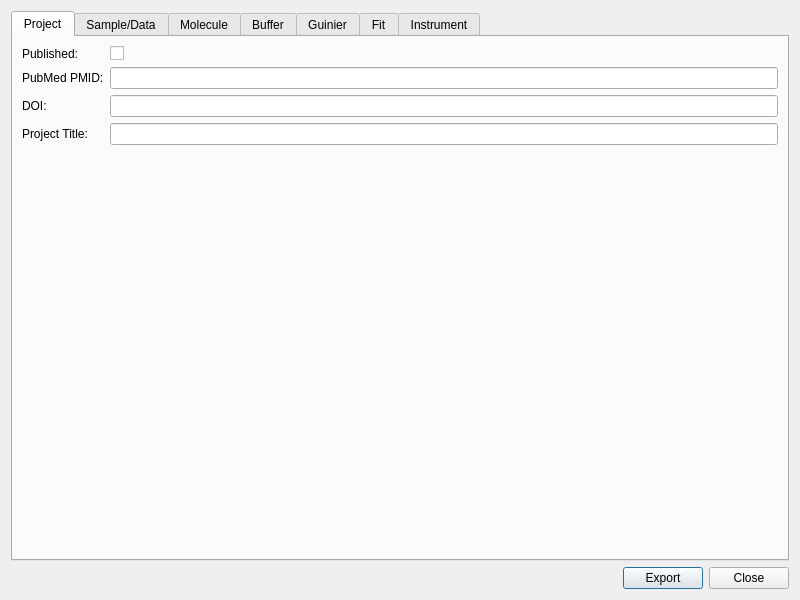
<?xml version="1.0" encoding="UTF-8"?>
<ui version="4.0">
 <class>SASBDBDialogUI</class>
 <widget class="QDialog" name="SASBDBDialogUI">
  <property name="geometry">
   <rect>
    <x>0</x>
    <y>0</y>
    <width>800</width>
    <height>600</height>
   </rect>
  </property>
  <property name="windowTitle">
   <string>Export to SASBDB</string>
  </property>
  <layout class="QVBoxLayout" name="verticalLayout">
   <item>
    <widget class="QTabWidget" name="tabWidget">
     <property name="currentIndex">
      <number>0</number>
     </property>
     <widget class="QWidget" name="tabProject">
      <attribute name="title">
       <string>Project</string>
      </attribute>
      <layout class="QFormLayout" name="formLayoutProject">
       <item row="0" column="0">
        <widget class="QLabel" name="lblPublished">
         <property name="text">
          <string>Published:</string>
         </property>
        </widget>
       </item>
       <item row="0" column="1">
        <widget class="QCheckBox" name="chkPublished">
         <property name="text">
          <string/>
         </property>
        </widget>
       </item>
       <item row="1" column="0">
        <widget class="QLabel" name="lblPubmedPMID">
         <property name="text">
          <string>PubMed PMID:</string>
         </property>
        </widget>
       </item>
       <item row="1" column="1">
        <widget class="QLineEdit" name="txtPubmedPMID"/>
       </item>
       <item row="2" column="0">
        <widget class="QLabel" name="lblDOI">
         <property name="text">
          <string>DOI:</string>
         </property>
        </widget>
       </item>
       <item row="2" column="1">
        <widget class="QLineEdit" name="txtDOI"/>
       </item>
       <item row="3" column="0">
        <widget class="QLabel" name="lblProjectTitle">
         <property name="text">
          <string>Project Title:</string>
         </property>
        </widget>
       </item>
       <item row="3" column="1">
        <widget class="QLineEdit" name="txtProjectTitle"/>
       </item>
      </layout>
     </widget>
     <widget class="QWidget" name="tabSample">
      <attribute name="title">
       <string>Sample/Data</string>
      </attribute>
      <layout class="QFormLayout" name="formLayoutSample">
       <item row="0" column="0">
        <widget class="QLabel" name="lblSampleTitle">
         <property name="text">
          <string>Sample Title:</string>
         </property>
        </widget>
       </item>
       <item row="0" column="1">
        <widget class="QLineEdit" name="txtSampleTitle"/>
       </item>
       <item row="1" column="0">
        <widget class="QLabel" name="lblCurveType">
         <property name="text">
          <string>Curve Type:</string>
         </property>
        </widget>
       </item>
       <item row="1" column="1">
        <widget class="QComboBox" name="cmbCurveType">
         <item>
          <property name="text">
           <string>Single concentration</string>
          </property>
         </item>
        </widget>
       </item>
       <item row="2" column="0">
        <widget class="QLabel" name="lblAngularUnits">
         <property name="text">
          <string>Angular Units:</string>
         </property>
        </widget>
       </item>
       <item row="2" column="1">
        <widget class="QComboBox" name="cmbAngularUnits">
         <item>
          <property name="text">
           <string>1/nm</string>
          </property>
         </item>
         <item>
          <property name="text">
           <string>1/A</string>
          </property>
         </item>
         <item>
          <property name="text">
           <string>arbitrary</string>
          </property>
         </item>
        </widget>
       </item>
       <item row="3" column="0">
        <widget class="QLabel" name="lblIntensityUnits">
         <property name="text">
          <string>Intensity Units:</string>
         </property>
        </widget>
       </item>
       <item row="3" column="1">
        <widget class="QComboBox" name="cmbIntensityUnits">
         <item>
          <property name="text">
           <string>1/cm</string>
          </property>
         </item>
         <item>
          <property name="text">
           <string>arbitrary</string>
          </property>
         </item>
        </widget>
       </item>
       <item row="4" column="0">
        <widget class="QLabel" name="lblExpMW">
         <property name="text">
          <string>Experimental MW:</string>
         </property>
        </widget>
       </item>
       <item row="4" column="1">
        <widget class="QLineEdit" name="txtExpMW"/>
       </item>
       <item row="5" column="0">
        <widget class="QLabel" name="lblExperimentDate">
         <property name="text">
          <string>Experiment Date:</string>
         </property>
        </widget>
       </item>
       <item row="5" column="1">
        <widget class="QLineEdit" name="txtExperimentDate"/>
       </item>
       <item row="6" column="0">
        <widget class="QLabel" name="lblBeamline">
         <property name="text">
          <string>Beamline/Instrument:</string>
         </property>
        </widget>
       </item>
       <item row="6" column="1">
        <widget class="QLineEdit" name="txtBeamline"/>
       </item>
       <item row="7" column="0">
        <widget class="QLabel" name="lblWavelength">
         <property name="text">
          <string>Wavelength (nm):</string>
         </property>
        </widget>
       </item>
       <item row="7" column="1">
        <widget class="QLineEdit" name="txtWavelength"/>
       </item>
       <item row="8" column="0">
        <widget class="QLabel" name="lblDistance">
         <property name="text">
          <string>Sample-Detector Distance (m):</string>
         </property>
        </widget>
       </item>
       <item row="8" column="1">
        <widget class="QLineEdit" name="txtDistance"/>
       </item>
       <item row="9" column="0">
        <widget class="QLabel" name="lblTemperature">
         <property name="text">
          <string>Cell Temperature (°C):</string>
         </property>
        </widget>
       </item>
       <item row="9" column="1">
        <widget class="QLineEdit" name="txtTemperature"/>
       </item>
       <item row="10" column="0">
        <widget class="QLabel" name="lblConcentration">
         <property name="text">
          <string>Concentration (mg/ml):</string>
         </property>
        </widget>
       </item>
       <item row="10" column="1">
        <widget class="QLineEdit" name="txtConcentration"/>
       </item>
      </layout>
     </widget>
     <widget class="QWidget" name="tabMolecule">
      <attribute name="title">
       <string>Molecule</string>
      </attribute>
      <layout class="QFormLayout" name="formLayoutMolecule">
       <item row="0" column="0">
        <widget class="QLabel" name="lblMoleculeType">
         <property name="text">
          <string>Type:</string>
         </property>
        </widget>
       </item>
       <item row="0" column="1">
        <widget class="QComboBox" name="cmbMoleculeType">
         <item>
          <property name="text">
           <string>Protein</string>
          </property>
         </item>
         <item>
          <property name="text">
           <string>DNA</string>
          </property>
         </item>
         <item>
          <property name="text">
           <string>RNA</string>
          </property>
         </item>
         <item>
          <property name="text">
           <string>Lipid</string>
          </property>
         </item>
         <item>
          <property name="text">
           <string>Other bound molecules</string>
          </property>
         </item>
        </widget>
       </item>
       <item row="1" column="0">
        <widget class="QLabel" name="lblLongName">
         <property name="text">
          <string>Long Name:</string>
         </property>
        </widget>
       </item>
       <item row="1" column="1">
        <widget class="QLineEdit" name="txtLongName"/>
       </item>
       <item row="2" column="0">
        <widget class="QLabel" name="lblShortName">
         <property name="text">
          <string>Short Name:</string>
         </property>
        </widget>
       </item>
       <item row="2" column="1">
        <widget class="QLineEdit" name="txtShortName"/>
       </item>
       <item row="3" column="0">
        <widget class="QLabel" name="lblFastaSequence">
         <property name="text">
          <string>FASTA Sequence:</string>
         </property>
        </widget>
       </item>
       <item row="3" column="1">
        <widget class="QTextEdit" name="txtFastaSequence"/>
       </item>
       <item row="4" column="0">
        <widget class="QLabel" name="lblMonomerMW">
         <property name="text">
          <string>Monomer MW (kDa):</string>
         </property>
        </widget>
       </item>
       <item row="4" column="1">
        <widget class="QLineEdit" name="txtMonomerMW"/>
       </item>
       <item row="5" column="0">
        <widget class="QLabel" name="lblOligomericState">
         <property name="text">
          <string>Oligomeric State:</string>
         </property>
        </widget>
       </item>
       <item row="5" column="1">
        <widget class="QComboBox" name="cmbOligomericState">
         <item>
          <property name="text">
           <string>monomer</string>
          </property>
         </item>
         <item>
          <property name="text">
           <string>dimer</string>
          </property>
         </item>
         <item>
          <property name="text">
           <string>trimer</string>
          </property>
         </item>
         <item>
          <property name="text">
           <string>tetramer</string>
          </property>
         </item>
         <item>
          <property name="text">
           <string>other</string>
          </property>
         </item>
        </widget>
       </item>
       <item row="6" column="0">
        <widget class="QLabel" name="lblNumberOfMolecules">
         <property name="text">
          <string>Number of Molecules:</string>
         </property>
        </widget>
       </item>
       <item row="6" column="1">
        <widget class="QSpinBox" name="spnNumberOfMolecules">
         <property name="minimum">
          <number>1</number>
         </property>
         <property name="maximum">
          <number>9999</number>
         </property>
         <property name="value">
          <number>1</number>
         </property>
        </widget>
       </item>
       <item row="7" column="0">
        <widget class="QLabel" name="lblUniProt">
         <property name="text">
          <string>UniProt Accession:</string>
         </property>
        </widget>
       </item>
       <item row="7" column="1">
        <widget class="QLineEdit" name="txtUniProt"/>
       </item>
       <item row="8" column="0">
        <widget class="QLabel" name="lblSourceOrganism">
         <property name="text">
          <string>Source Organism:</string>
         </property>
        </widget>
       </item>
       <item row="8" column="1">
        <widget class="QLineEdit" name="txtSourceOrganism"/>
       </item>
      </layout>
     </widget>
     <widget class="QWidget" name="tabBuffer">
      <attribute name="title">
       <string>Buffer</string>
      </attribute>
      <layout class="QFormLayout" name="formLayoutBuffer">
       <item row="0" column="0">
        <widget class="QLabel" name="lblBufferDescription">
         <property name="text">
          <string>Description:</string>
         </property>
        </widget>
       </item>
       <item row="0" column="1">
        <widget class="QTextEdit" name="txtBufferDescription"/>
       </item>
       <item row="1" column="0">
        <widget class="QLabel" name="lblBufferPH">
         <property name="text">
          <string>pH:</string>
         </property>
        </widget>
       </item>
       <item row="1" column="1">
        <widget class="QLineEdit" name="txtBufferPH"/>
       </item>
       <item row="2" column="0">
        <widget class="QLabel" name="lblBufferComment">
         <property name="text">
          <string>Comment:</string>
         </property>
        </widget>
       </item>
       <item row="2" column="1">
        <widget class="QTextEdit" name="txtBufferComment"/>
       </item>
      </layout>
     </widget>
     <widget class="QWidget" name="tabGuinier">
      <attribute name="title">
       <string>Guinier</string>
      </attribute>
      <layout class="QFormLayout" name="formLayoutGuinier">
       <item row="0" column="0">
        <widget class="QLabel" name="lblGuinierRg">
         <property name="text">
          <string>Rg (nm):</string>
         </property>
        </widget>
       </item>
       <item row="0" column="1">
        <widget class="QLineEdit" name="txtGuinierRg"/>
       </item>
       <item row="1" column="0">
        <widget class="QLabel" name="lblGuinierRgError">
         <property name="text">
          <string>Rg Error:</string>
         </property>
        </widget>
       </item>
       <item row="1" column="1">
        <widget class="QLineEdit" name="txtGuinierRgError"/>
       </item>
       <item row="2" column="0">
        <widget class="QLabel" name="lblGuinierI0">
         <property name="text">
          <string>I(0):</string>
         </property>
        </widget>
       </item>
       <item row="2" column="1">
        <widget class="QLineEdit" name="txtGuinierI0"/>
       </item>
       <item row="3" column="0">
        <widget class="QLabel" name="lblGuinierRangeStart">
         <property name="text">
          <string>Range Start:</string>
         </property>
        </widget>
       </item>
       <item row="3" column="1">
        <widget class="QLineEdit" name="txtGuinierRangeStart"/>
       </item>
       <item row="4" column="0">
        <widget class="QLabel" name="lblGuinierRangeEnd">
         <property name="text">
          <string>Range End:</string>
         </property>
        </widget>
       </item>
       <item row="4" column="1">
        <widget class="QLineEdit" name="txtGuinierRangeEnd"/>
       </item>
      </layout>
     </widget>
     <widget class="QWidget" name="tabFit">
      <attribute name="title">
       <string>Fit</string>
      </attribute>
      <layout class="QFormLayout" name="formLayoutFit">
       <item row="0" column="0">
        <widget class="QLabel" name="lblFitSoftware">
         <property name="text">
          <string>Software:</string>
         </property>
        </widget>
       </item>
       <item row="0" column="1">
        <widget class="QLineEdit" name="txtFitSoftware"/>
       </item>
       <item row="1" column="0">
        <widget class="QLabel" name="lblFitVersion">
         <property name="text">
          <string>Software Version:</string>
         </property>
        </widget>
       </item>
       <item row="1" column="1">
        <widget class="QLineEdit" name="txtFitVersion"/>
       </item>
       <item row="2" column="0">
        <widget class="QLabel" name="lblChiSquared">
         <property name="text">
          <string>Chi-squared:</string>
         </property>
        </widget>
       </item>
       <item row="2" column="1">
        <widget class="QLineEdit" name="txtChiSquared"/>
       </item>
       <item row="3" column="0">
        <widget class="QLabel" name="lblCorMapPValue">
         <property name="text">
          <string>CorMap p-value:</string>
         </property>
        </widget>
       </item>
       <item row="3" column="1">
        <widget class="QLineEdit" name="txtCorMapPValue"/>
       </item>
       <item row="4" column="0">
        <widget class="QLabel" name="lblModelSection">
         <property name="text">
          <string>Model:</string>
         </property>
         <property name="styleSheet">
          <string>font-weight: bold;</string>
         </property>
        </widget>
       </item>
       <item row="4" column="1">
        <widget class="QLabel" name="lblModelPlaceholder">
         <property name="text">
          <string/>
         </property>
        </widget>
       </item>
       <item row="5" column="0">
        <widget class="QLabel" name="lblModelName">
         <property name="text">
          <string>Model Name:</string>
         </property>
        </widget>
       </item>
       <item row="5" column="1">
        <widget class="QLineEdit" name="txtModelName"/>
       </item>
       <item row="6" column="0">
        <widget class="QLabel" name="lblModelParameters">
         <property name="text">
          <string>Parameters:</string>
         </property>
        </widget>
       </item>
       <item row="6" column="1">
        <widget class="QTextEdit" name="txtModelParameters"/>
       </item>
       <item row="7" column="0">
        <widget class="QLabel" name="lblModelComment">
         <property name="text">
          <string>Comment:</string>
         </property>
        </widget>
       </item>
       <item row="7" column="1">
        <widget class="QTextEdit" name="txtModelComment"/>
       </item>
      </layout>
     </widget>
     <widget class="QWidget" name="tabInstrument">
      <attribute name="title">
       <string>Instrument</string>
      </attribute>
      <layout class="QFormLayout" name="formLayoutInstrument">
       <item row="0" column="0">
        <widget class="QLabel" name="lblSourceType">
         <property name="text">
          <string>Source Type:</string>
         </property>
        </widget>
       </item>
       <item row="0" column="1">
        <widget class="QComboBox" name="cmbSourceType">
         <item>
          <property name="text">
           <string>X-ray synchrotron</string>
          </property>
         </item>
         <item>
          <property name="text">
           <string>X-ray in house</string>
          </property>
         </item>
         <item>
          <property name="text">
           <string>Neutron source</string>
          </property>
         </item>
         <item>
          <property name="text">
           <string>Other</string>
          </property>
         </item>
        </widget>
       </item>
       <item row="1" column="0">
        <widget class="QLabel" name="lblBeamlineName">
         <property name="text">
          <string>Beamline/Instrument:</string>
         </property>
        </widget>
       </item>
       <item row="1" column="1">
        <widget class="QLineEdit" name="txtBeamlineName"/>
       </item>
       <item row="2" column="0">
        <widget class="QLabel" name="lblSynchrotronName">
         <property name="text">
          <string>Synchrotron/Facility:</string>
         </property>
        </widget>
       </item>
       <item row="2" column="1">
        <widget class="QLineEdit" name="txtSynchrotronName"/>
       </item>
       <item row="3" column="0">
        <widget class="QLabel" name="lblDetectorManufacturer">
         <property name="text">
          <string>Detector Manufacturer/Model:</string>
         </property>
        </widget>
       </item>
       <item row="3" column="1">
        <widget class="QLineEdit" name="txtDetectorManufacturer"/>
       </item>
       <item row="4" column="0">
        <widget class="QLabel" name="lblDetectorType">
         <property name="text">
          <string>Detector Type:</string>
         </property>
        </widget>
       </item>
       <item row="4" column="1">
        <widget class="QLineEdit" name="txtDetectorType"/>
       </item>
       <item row="5" column="0">
        <widget class="QLabel" name="lblDetectorResolution">
         <property name="text">
          <string>Detector Resolution (pixel size):</string>
         </property>
        </widget>
       </item>
       <item row="5" column="1">
        <widget class="QLineEdit" name="txtDetectorResolution"/>
       </item>
       <item row="6" column="0">
        <widget class="QLabel" name="lblCity">
         <property name="text">
          <string>City:</string>
         </property>
        </widget>
       </item>
       <item row="6" column="1">
        <widget class="QLineEdit" name="txtCity"/>
       </item>
       <item row="7" column="0">
        <widget class="QLabel" name="lblCountry">
         <property name="text">
          <string>Country:</string>
         </property>
        </widget>
       </item>
       <item row="7" column="1">
        <widget class="QLineEdit" name="txtCountry"/>
       </item>
      </layout>
     </widget>
    </widget>
   </item>
   <item>
    <layout class="QHBoxLayout" name="horizontalLayout">
     <item>
      <spacer name="horizontalSpacer">
       <property name="orientation">
        <enum>Qt::Horizontal</enum>
       </property>
       <property name="sizeHint" stdset="0">
        <size>
         <width>40</width>
         <height>20</height>
        </size>
       </property>
      </spacer>
     </item>
     <item>
      <widget class="QPushButton" name="cmdExport">
       <property name="text">
        <string>Export</string>
       </property>
      </widget>
     </item>
     <item>
      <widget class="QPushButton" name="cmdClose">
       <property name="text">
        <string>Close</string>
       </property>
      </widget>
     </item>
    </layout>
   </item>
  </layout>
 </widget>
 <resources/>
 <connections>
  <connection>
   <sender>cmdClose</sender>
   <signal>clicked()</signal>
   <receiver>SASBDBDialogUI</receiver>
   <slot>close()</slot>
  </connection>
 </connections>
</ui>
